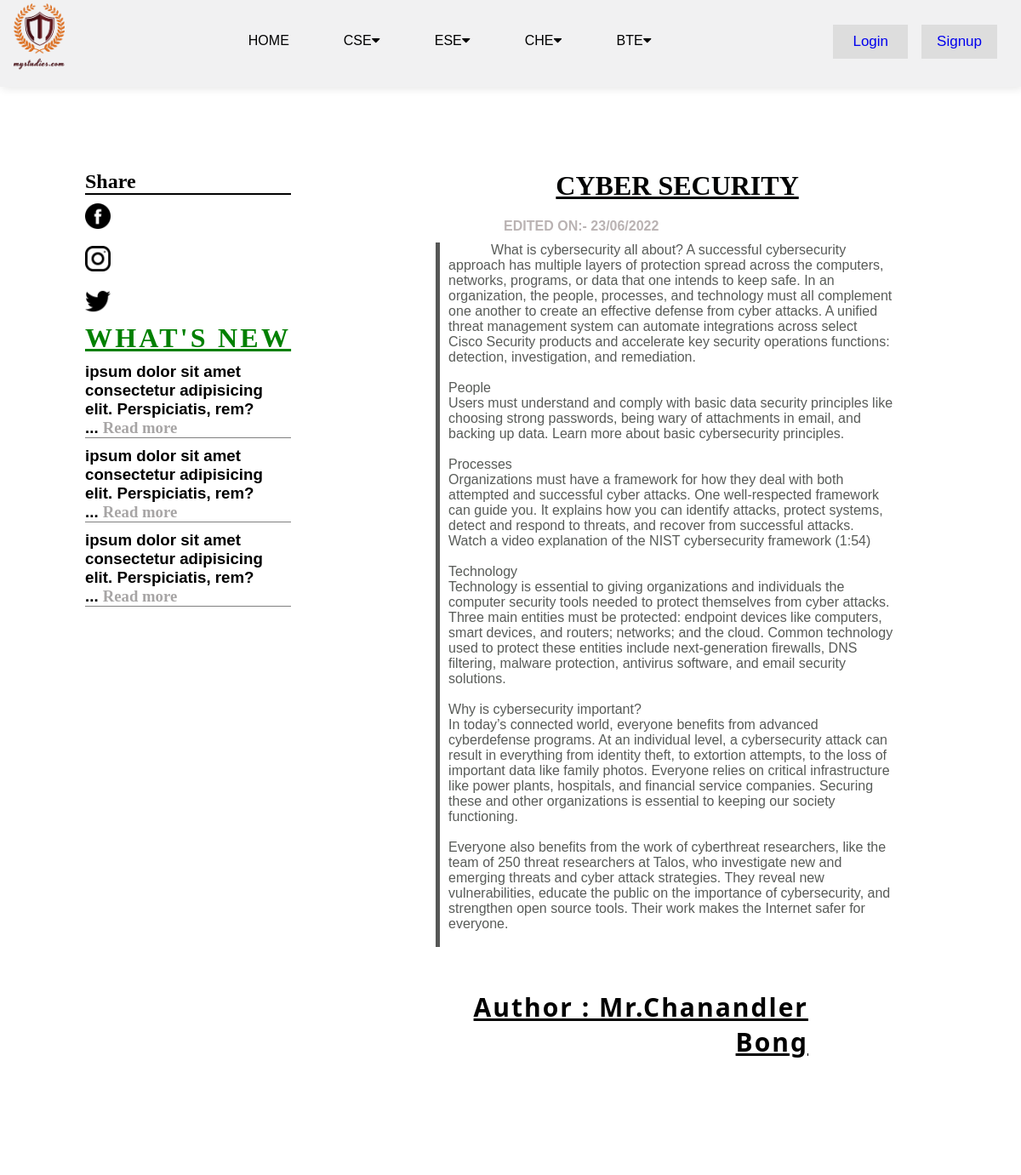
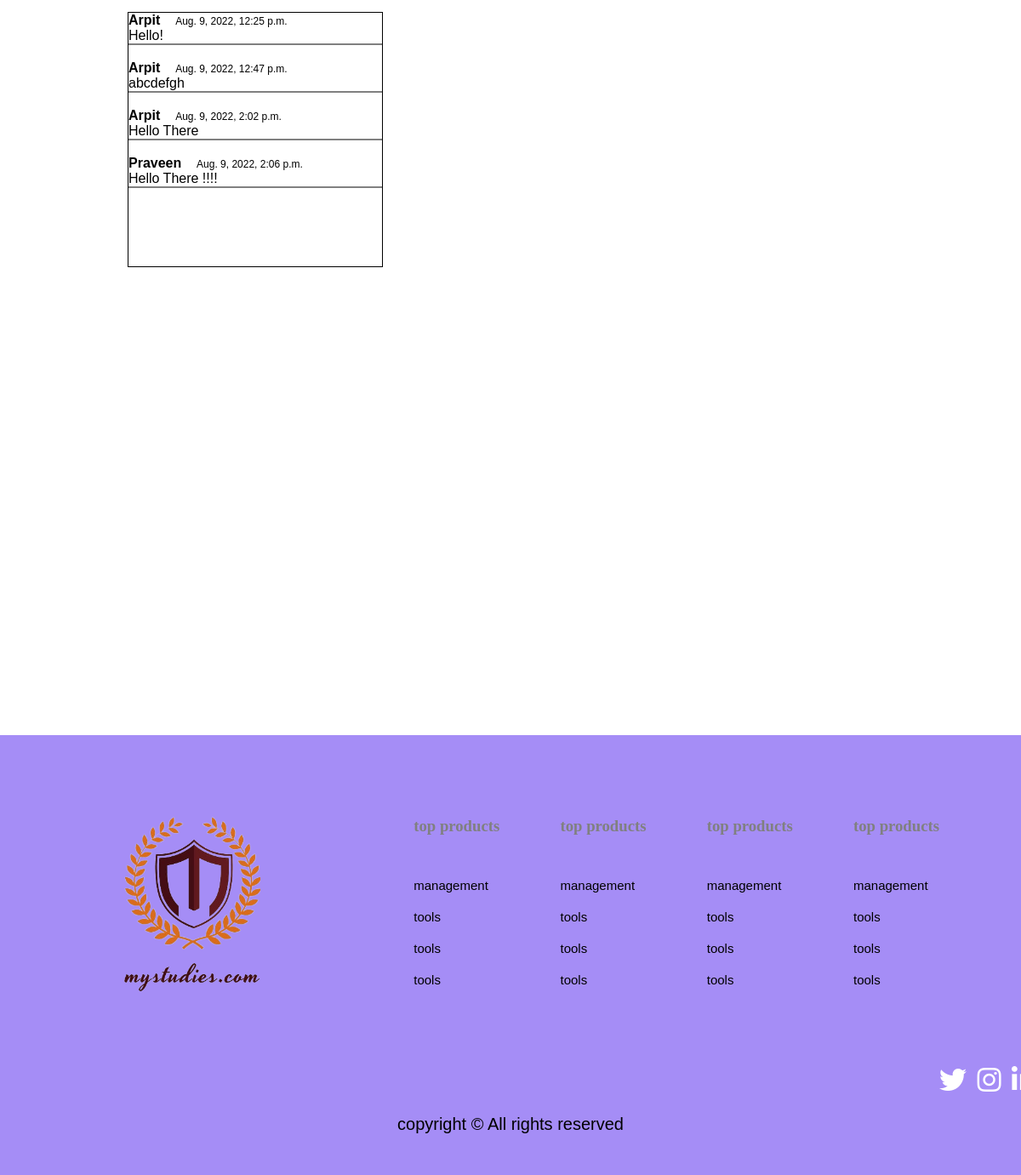
Page /blog on the committed database (2 pictures, top to bottom).
### mainprojectapp/models.py (models this page shows)
class comment(models.Model):
    user=models.CharField(max_length=100)
    content=models.TextField()
    time=models.DateTimeField(default=datetime.now, blank=True)

### mainprojectapp/views.py (the view)
# urls.py: path('blog',views.blog,name="blog"),
def blog(request):
    comments=comment.objects.all()
    return render(request,'blog.html',{'comments':comments})

### templates/blog.html (shortened to what this page needs)
{% load static %}
<html lang="en">
<head>
    <link rel="stylesheet" href="{% static 'mainprojectapp/blog.css' %}">
    <link rel="stylesheet" href="https://use.fontawesome.com/releases/v5.15.4/css/all.css">
</head>
<body>
<nav>
    <img src="{% static 'mainprojectapp/logo.png' %}" alt="logo"><a href="/"></a>
    <div class="navigation">
       <ul>
          <li><a href="/">home</a></li>
          <li><a href="#">CSE<i class="fas fa-caret-down"></i></a>
          </li>
          <li><a href="#">ESE<i class="fas fa-caret-down"></i></a>
             </li>
             <li><a href="#">CHE<i class="fas fa-caret-down"></i></a>
                </li>
                <li><a href="#">BTE<i class="fas fa-caret-down"></i></a>
                   </li>
       </ul>
    </div>
    {% if user.is_authenticated %}
    <div style = "margin-left: 400px;">
    {{user.username}}
    </div>
    <div class="logout-container" style = "Display:flex;">
       <button type="submit" class="logout"><a href='/logout'>Logout</a></button>
   </div>
    {% else %}
    <div class="login-container">
         <button type="button" class="signup"><a href ='/signup'>Signup</a></button>
         <button type="submit" class="login"><a href='/login'>Login</a></button>
     </div>
    {% endif %}
 </nav>
    <div class="page">
        <div class="social">
            <h2 style="font-family:montserret ; border-bottom: 2px solid black;">Share</h2>
            <a href="https://facebook.com"><img src="{% static 'mainprojectapp/facebook.png' %}" alt=""></a>
            <a href="https://instagram.com"><img src="{% static 'mainprojectapp/instagram.png' %}" alt=""></a>
            <a href="https://twitter.com"><img src="{% static 'mainprojectapp/twitter.png' %}" alt=""></a>
            <p class="what">
            <h1
                style="text-decoration: underline; color: green; letter-spacing: .2rem; text-transform: uppercase; font-family: Cambria, Cochin, Georgia, Times, 'Times New Roman', serif;">
                What's&nbspNew</h1>
            </p>
            <p style="margin-top:10px; ">
            <h3 style="border-bottom: 1px solid grey;">ipsum dolor sit amet consectetur adipisicing elit. Perspiciatis,
                rem?<br>... <a href="/blog1" style="color: rgb(167, 165, 165); font-family: raleway;">Read more</a></h3>
            </p>
            <p style="margin-top:10px; ">
            <h3 style="border-bottom: 1px solid grey;">ipsum dolor sit amet consectetur adipisicing elit. Perspiciatis,
                rem?<br>... <a href="/blog4" style="color: rgb(167, 165, 165); font-family: raleway;">Read more</a></h3>
            </p>
            <p style="margin-top:10px; ">
            <h3 style="border-bottom: 1px solid grey;">ipsum dolor sit amet consectetur adipisicing elit. Perspiciatis,
                rem?<br>... <a href="/blog6" style="color: rgb(167, 165, 165); font-family: raleway;">Read more</a></h3>
            </p>
        </div>
        <div class="blog">
            <center>
                <div class="heading">
                    <p>
                    <h1
                        style="text-decoration: underline; margin-bottom: 20px; text-transform: uppercase; text-shadow: 5px; text-decoration: underline; color: rgb(2, 3, 3); font-family: Georgia, 'Times New Roman', Times, serif;">
                        CYBER SECURITY</h1>
                    </p>
                    <h4 style="text-align:left; margin-left: 100px; margin-bottom: 10px; color: rgb(186, 179, 179);">
                        EDITED ON:- 23/06/2022</h4>
                </div>
            </center>
            <center>
                <div class="para">
                    <p>What is cybersecurity all about?
                        A successful cybersecurity approach has multiple layers of protection spread across the
                        computers, networks, programs, or data that one intends to keep safe. In an organization, the
                        people, processes, and technology must all complement one another to create an effective defense
                        from cyber attacks. A unified threat management system can automate integrations across select
                        Cisco Security products and accelerate key security operations functions: detection,
                        investigation, and remediation.<br><br>
                        People<br>
                        Users must understand and comply with basic data security principles like choosing strong
                        passwords, being wary of attachments in email, and backing up data. Learn more about basic
                        cybersecurity principles.<br><br>
                        Processes<br>
                        Organizations must have a framework for how they deal with both attempted and successful cyber
                        attacks. One well-respected framework can guide you. It explains how you can identify attacks,
                        protect systems, detect and respond to threats, and recover from successful attacks. Watch a
                        video explanation of the NIST cybersecurity framework (1:54)<br><br>
                        Technology<br>
                        Technology is essential to giving organizations and individuals the computer security tools
                        needed to protect themselves from cyber attacks. Three main entities must be protected: endpoint
                        devices like computers, smart devices, and routers; networks; and the cloud. Common technology
                        used to protect these entities include next-generation firewalls, DNS filtering, malware
                        protection, antivirus software, and email security solutions.<br><br>
                        Why is cybersecurity important?<br>
                        In today’s connected world, everyone benefits from advanced cyberdefense programs. At an
                        individual level, a cybersecurity attack can result in everything from identity theft, to
                        extortion attempts, to the loss of important data like family photos. Everyone relies on
                        critical infrastructure like power plants, hospitals, and financial service companies. Securing
                        these and other organizations is essential to keeping our society functioning.<br><br>
                        Everyone also benefits from the work of cyberthreat researchers, like the team of 250 threat
                        researchers at Talos, who investigate new and emerging threats and cyber attack strategies. They
                        reveal new vulnerabilities, educate the public on the importance of cybersecurity, and
                        strengthen open source tools. Their work makes the Internet safer for everyone.<br><br>
                    </p>
                    <h2
                        style="margin-top: 50px; margin-right : 150px;text-align: right; letter-spacing: 2px; font-size: 30px; font-family: 'Segoe UI', Tahoma, Geneva, Verdana, sans-serif; text-decoration: underline;">
                        Author : Mr.Chanandler Bong</h2>
                </div>
            </center>
        </div>
    </div>
     <div class="comment" style="margin-left:100px; padding: 50px; padding-bottom:350px; margin-bottom:100px;" >
          <div style="width:300px; height:300px; border: 1px solid black; padding-bottom:100px; margin-bottom:100px;">
              <p><p><p><p>
              {% for comment in comments %}
             <div style="border-bottom: 2px solid grey;">
                <span style="font-weight:bold;">{{comment.user}}&nbsp&nbsp&nbsp</span>
                <span style="font-size:12px;">{{comment.time}}</span><p>
                <span style="margin:50px 0 5px 0;">{{comment.content}}</span>
              </div>
               <p><hr><br>
                {% endfor %}
         </div>
      </div>
 <footer>
    <div class="footercol">
        <img src="{% static 'mainprojectapp/tlogo.png' %}" alt="logo">
      </div>
      <div class="footercol">
          <h3>top products</h3>
          <li>management</li>
          <li>tools</li>
          <li>tools</li>
          <li>tools</li>
        </div>
        <div class="footercol">
          <h3>top products</h3>
          <li>management</li>
          <li>tools</li>
          <li>tools</li>
          <li>tools</li>
        </div>
        <div class="footercol">
          <h3>top products</h3>
          <li>management</li>
          <li>tools</li>
          <li>tools</li>
          <li>tools</li>
        </div>
        <div class="footercol">
          <h3>top products</h3>
          <li>management</li>
          <li>tools</li>
          <li>tools</li>
          <li>tools</li>
        </div>
        <div class="copyright">copyright &copy All rights reserved</div>
        <div class="slinks">
          <a href="https://twitter.com"><i class="fab fa-twitter fa-2x"></i></a>
          <a href="https://instagram.com"><i class="fab fa-instagram fa-2x"></i></a>
          <a href="https://linkedin.com"><i class="fab fa-linkedin-in fa-2x"></i></a>
        </div>
 </footer>
</body>
</html>

### mainprojectapp/static/mainprojectapp/blog.css (style rules this page uses)
* { font-family: 'Nunito', sans-serif; margin: 0; padding: 0; -webkit-box-sizing: border-box; box-sizing: border-box; outline: none; border: none; text-decoration: none; -webkit-transition: all .2s linear; transition: all .2s linear; }
body { background-image: white; overflow-x: hidden; }
nav { position: fixed; width: 100%; background-color: rgb(241, 241, 242); display: flex; flex-direction: row; justify-content: space-between; padding: 1vw 1vw 2vw 6vw; align-items: center; box-shadow: 2px 2px 10px rgba(0, 0, 0, 0.1); z-index: 999; }
nav img { width: 60px; cursor: pointer; position: absolute; top: 4px; left: 16px; }
nav .navigation ul { display: flex; justify-content: flex-end; align-items: center; padding-top: 6px; margin-right: 30px; float: right; }
nav .navigation ul li { list-style: none; margin-left: 50px; position: relative; display: inline-block; }
nav .navigation ul li a { display: block; line-height: 60px; text-decoration: none; color: black; text-transform: uppercase; font-weight: 500; font-size: 16px; transition: 0.3 ease; padding-right: 14px; }
nav .login-container { float: right; }
nav .login-container button { float: right; padding: 6px; margin-top: 8px; margin-right: 16px; background: #ddd; font-size: 17px; border: none; cursor: pointer; }
nav .login-container .login { padding: 10px 23px 10px 23px; }
nav .login-container .signup { padding: 10px 18px 10px 18px; }
.page { display:flex; flex-direction: row; }
.blog { margin: 100px 100px 100px 150px; padding-top: 100px; }
.para p { margin: 0 50px 0 20px; padding-left: 10px; text-indent: 50px; text-align: left; border-left: solid 5px rgba(8, 9, 8, 0.684); color: rgba(10, 15, 10, 0.684); }
.social { display: flex; flex-direction: column; margin-top: 200px; margin-left: 100px; margin-right: 0; }
.social img { width: 30px; margin-top: 10px; margin-bottom: 10px; }
footer { position:relative; padding: 8vw; background-color: rgba(154, 127, 245, 0.891); display: flex; justify-content: space-between; flex-wrap: wrap; bottom:0; }
footer .footercol img { width: 50%; margin-left: 50px; }
footer .footercol { padding-bottom: 40px; }
footer .footercol h3 { font-family: Cambria, Cochin, Georgia, Times, 'Times New Roman', serif; color: gray; font-weight: 600px; padding-bottom: 40px; }
footer li { list-style: none; color: black; padding: 10px 0; font-size: 15px; cursor: pointer; transition: 0.3s ease; }
footer .copyright { margin-top: 20px; display: flex; justify-content: center; align-items: center; width: 100%; flex-wrap: wrap; top: 80px; position: relative; font-size: 20px; }
footer .slinks { position: relative; left: 1000px; margin-top: 0; }
footer .slinks i { color: #fff; padding-left: 8px; }

### rows in the picture
comment: user "Arpit", time "Aug. 9, 2022, 12:25 p.m.", content "Hello!"
comment: user "Arpit", time "Aug. 9, 2022, 12:47 p.m.", content "abcdefgh"
comment: user "Arpit", time "Aug. 9, 2022, 2:02 p.m.", content "Hello There"
comment: user "Praveen", time "Aug. 9, 2022, 2:06 p.m.", content "Hello There !!!!"
